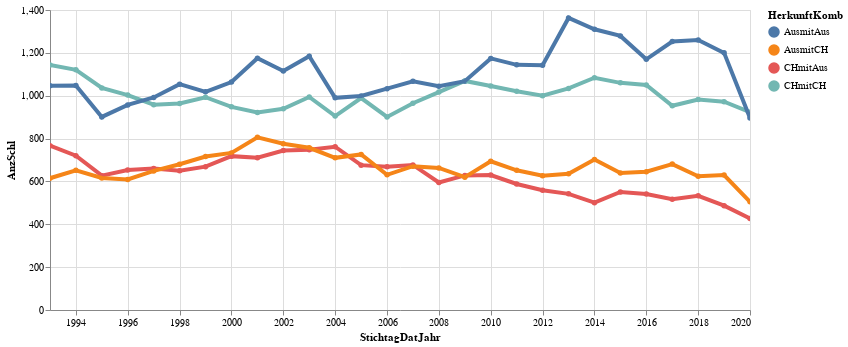

Notebook cell for this chart:
### Code cell
# df_statzonen = df_statzonen[(df_statzonen.knr>0) & (df_statzonen.qname!="Hirslanden")]
#mySelection[[mySelection.NationFHistLang =='Schweiz']]


highlight = alt.selection(type='single', on='mouseover',
                          fields=['HerkunftKomb'], nearest=True)
#x='date:StichtagDatJahr',
base = alt.Chart(data2betested).encode(
    x='StichtagDatJahr',
    y='AnzSchl',
    color='HerkunftKomb'
)

points = base.mark_circle().encode(
    opacity=alt.value(2)
).add_selection(
    highlight
).properties(
    width=700 , height=300
)
lines = base.mark_line().encode(
    size=alt.condition(~highlight, alt.value(1.5), alt.value(4))
).interactive()

points + lines

### Figure 1 — Vega-Lite specification as saved in the notebook (floating-point values rounded to 4 significant figures)
{"config": {"view": {"continuousWidth": 400, "continuousHeight": 300}}, "layer": [{"mark": "circle", "encoding": {"color": {"type": "nominal", "field": "HerkunftKomb"}, "opacity": {"value": 2}, "x": {"type": "temporal", "field": "StichtagDatJahr"}, "y": {"type": "quantitative", "field": "AnzSchl"}}, "height": 300, "selection": {"selector003": {"type": "single", "on": "mouseover", "fields": ["HerkunftKomb"], "nearest": true}}, "width": 700}, {"mark": "line", "encoding": {"color": {"type": "nominal", "field": "HerkunftKomb"}, "size": {"condition": {"value": 1.5, "selection": {"not": "selector003"}}, "value": 4}, "x": {"type": "temporal", "field": "StichtagDatJahr"}, "y": {"type": "quantitative", "field": "AnzSchl"}}, "selection": {"selector004": {"type": "interval", "bind": "scales", "encodings": ["x", "y"]}}}], "data": {"name": "data-eedf63f335180413de4351837359abd9"}, "$schema": "https://vega.github.io/schema/vega-lite/v4.8.1.json", "datasets": {"data-eedf63f335180413de4351837359abd9": [{"StichtagDatJahr": "1993-01-01T00:00:00", "HerkunftKomb": "CHmitCH", "HerkunftKombCd": 1, "AnzSchl": 1143}, {"StichtagDatJahr": "1993-01-01T00:00:00", "HerkunftKomb": "CHmitAus", "HerkunftKombCd": 2, "AnzSchl": 767}, {"StichtagDatJahr": "1993-01-01T00:00:00", "HerkunftKomb": "AusmitCH", "HerkunftKombCd": 3, "AnzSchl": 615}, {"StichtagDatJahr": "1993-01-01T00:00:00", "HerkunftKomb": "AusmitAus", "HerkunftKombCd": 4, "AnzSchl": 1046}, {"StichtagDatJahr": "1994-01-01T00:00:00", "HerkunftKomb": "CHmitCH", "HerkunftKombCd": 1, "AnzSchl": 1121}, {"StichtagDatJahr": "1994-01-01T00:00:00", "HerkunftKomb": "CHmitAus", "HerkunftKombCd": 2, "AnzSchl": 720}, {"StichtagDatJahr": "1994-01-01T00:00:00", "HerkunftKomb": "AusmitCH", "HerkunftKombCd": 3, "AnzSchl": 652}, {"StichtagDatJahr": "1994-01-01T00:00:00", "HerkunftKomb": "AusmitAus", "HerkunftKombCd": 4, "AnzSchl": 1048}, {"StichtagDatJahr": "1995-01-01T00:00:00", "HerkunftKomb": "CHmitCH", "HerkunftKombCd": 1, "AnzSchl": 1036}, {"StichtagDatJahr": "1995-01-01T00:00:00", "HerkunftKomb": "CHmitAus", "HerkunftKombCd": 2, "AnzSchl": 627}, {"StichtagDatJahr": "1995-01-01T00:00:00", "HerkunftKomb": "AusmitCH", "HerkunftKombCd": 3, "AnzSchl": 616}, {"StichtagDatJahr": "1995-01-01T00:00:00", "HerkunftKomb": "AusmitAus", "HerkunftKombCd": 4, "AnzSchl": 901}, {"StichtagDatJahr": "1996-01-01T00:00:00", "HerkunftKomb": "CHmitCH", "HerkunftKombCd": 1, "AnzSchl": 1003}, {"StichtagDatJahr": "1996-01-01T00:00:00", "HerkunftKomb": "CHmitAus", "HerkunftKombCd": 2, "AnzSchl": 653}, {"StichtagDatJahr": "1996-01-01T00:00:00", "HerkunftKomb": "AusmitCH", "HerkunftKombCd": 3, "AnzSchl": 609}, {"StichtagDatJahr": "1996-01-01T00:00:00", "HerkunftKomb": "AusmitAus", "HerkunftKombCd": 4, "AnzSchl": 957}, {"StichtagDatJahr": "1997-01-01T00:00:00", "HerkunftKomb": "CHmitCH", "HerkunftKombCd": 1, "AnzSchl": 958}, {"StichtagDatJahr": "1997-01-01T00:00:00", "HerkunftKomb": "CHmitAus", "HerkunftKombCd": 2, "AnzSchl": 660}, {"StichtagDatJahr": "1997-01-01T00:00:00", "HerkunftKomb": "AusmitCH", "HerkunftKombCd": 3, "AnzSchl": 649}, {"StichtagDatJahr": "1997-01-01T00:00:00", "HerkunftKomb": "AusmitAus", "HerkunftKombCd": 4, "AnzSchl": 992}, {"StichtagDatJahr": "1998-01-01T00:00:00", "HerkunftKomb": "CHmitCH", "HerkunftKombCd": 1, "AnzSchl": 964}, {"StichtagDatJahr": "1998-01-01T00:00:00", "HerkunftKomb": "CHmitAus", "HerkunftKombCd": 2, "AnzSchl": 650}, {"StichtagDatJahr": "1998-01-01T00:00:00", "HerkunftKomb": "AusmitCH", "HerkunftKombCd": 3, "AnzSchl": 680}, {"StichtagDatJahr": "1998-01-01T00:00:00", "HerkunftKomb": "AusmitAus", "HerkunftKombCd": 4, "AnzSchl": 1054}, {"StichtagDatJahr": "1999-01-01T00:00:00", "HerkunftKomb": "CHmitCH", "HerkunftKombCd": 1, "AnzSchl": 993}, {"StichtagDatJahr": "1999-01-01T00:00:00", "HerkunftKomb": "CHmitAus", "HerkunftKombCd": 2, "AnzSchl": 669}, {"StichtagDatJahr": "1999-01-01T00:00:00", "HerkunftKomb": "AusmitCH", "HerkunftKombCd": 3, "AnzSchl": 716}, {"StichtagDatJahr": "1999-01-01T00:00:00", "HerkunftKomb": "AusmitAus", "HerkunftKombCd": 4, "AnzSchl": 1018}, {"StichtagDatJahr": "2000-01-01T00:00:00", "HerkunftKomb": "CHmitCH", "HerkunftKombCd": 1, "AnzSchl": 948}, {"StichtagDatJahr": "2000-01-01T00:00:00", "HerkunftKomb": "CHmitAus", "HerkunftKombCd": 2, "AnzSchl": 718}, {"StichtagDatJahr": "2000-01-01T00:00:00", "HerkunftKomb": "AusmitCH", "HerkunftKombCd": 3, "AnzSchl": 733}, {"StichtagDatJahr": "2000-01-01T00:00:00", "HerkunftKomb": "AusmitAus", "HerkunftKombCd": 4, "AnzSchl": 1064}, {"StichtagDatJahr": "2001-01-01T00:00:00", "HerkunftKomb": "CHmitCH", "HerkunftKombCd": 1, "AnzSchl": 922}, {"StichtagDatJahr": "2001-01-01T00:00:00", "HerkunftKomb": "CHmitAus", "HerkunftKombCd": 2, "AnzSchl": 711}, {"StichtagDatJahr": "2001-01-01T00:00:00", "HerkunftKomb": "AusmitCH", "HerkunftKombCd": 3, "AnzSchl": 806}, {"StichtagDatJahr": "2001-01-01T00:00:00", "HerkunftKomb": "AusmitAus", "HerkunftKombCd": 4, "AnzSchl": 1175}, {"StichtagDatJahr": "2002-01-01T00:00:00", "HerkunftKomb": "CHmitCH", "HerkunftKombCd": 1, "AnzSchl": 939}, {"StichtagDatJahr": "2002-01-01T00:00:00", "HerkunftKomb": "CHmitAus", "HerkunftKombCd": 2, "AnzSchl": 744}, {"StichtagDatJahr": "2002-01-01T00:00:00", "HerkunftKomb": "AusmitCH", "HerkunftKombCd": 3, "AnzSchl": 776}, {"StichtagDatJahr": "2002-01-01T00:00:00", "HerkunftKomb": "AusmitAus", "HerkunftKombCd": 4, "AnzSchl": 1115}, {"StichtagDatJahr": "2003-01-01T00:00:00", "HerkunftKomb": "CHmitCH", "HerkunftKombCd": 1, "AnzSchl": 994}, {"StichtagDatJahr": "2003-01-01T00:00:00", "HerkunftKomb": "CHmitAus", "HerkunftKombCd": 2, "AnzSchl": 748}, {"StichtagDatJahr": "2003-01-01T00:00:00", "HerkunftKomb": "AusmitCH", "HerkunftKombCd": 3, "AnzSchl": 757}, {"StichtagDatJahr": "2003-01-01T00:00:00", "HerkunftKomb": "AusmitAus", "HerkunftKombCd": 4, "AnzSchl": 1184}, {"StichtagDatJahr": "2004-01-01T00:00:00", "HerkunftKomb": "CHmitCH", "HerkunftKombCd": 1, "AnzSchl": 905}, {"StichtagDatJahr": "2004-01-01T00:00:00", "HerkunftKomb": "CHmitAus", "HerkunftKombCd": 2, "AnzSchl": 762}, {"StichtagDatJahr": "2004-01-01T00:00:00", "HerkunftKomb": "AusmitCH", "HerkunftKombCd": 3, "AnzSchl": 710}, {"StichtagDatJahr": "2004-01-01T00:00:00", "HerkunftKomb": "AusmitAus", "HerkunftKombCd": 4, "AnzSchl": 990}, {"StichtagDatJahr": "2005-01-01T00:00:00", "HerkunftKomb": "CHmitCH", "HerkunftKombCd": 1, "AnzSchl": 989}, {"StichtagDatJahr": "2005-01-01T00:00:00", "HerkunftKomb": "CHmitAus", "HerkunftKombCd": 2, "AnzSchl": 676}, {"StichtagDatJahr": "2005-01-01T00:00:00", "HerkunftKomb": "AusmitCH", "HerkunftKombCd": 3, "AnzSchl": 726}, {"StichtagDatJahr": "2005-01-01T00:00:00", "HerkunftKomb": "AusmitAus", "HerkunftKombCd": 4, "AnzSchl": 999}, {"StichtagDatJahr": "2006-01-01T00:00:00", "HerkunftKomb": "CHmitCH", "HerkunftKombCd": 1, "AnzSchl": 901}, {"StichtagDatJahr": "2006-01-01T00:00:00", "HerkunftKomb": "CHmitAus", "HerkunftKombCd": 2, "AnzSchl": 669}, {"StichtagDatJahr": "2006-01-01T00:00:00", "HerkunftKomb": "AusmitCH", "HerkunftKombCd": 3, "AnzSchl": 631}, {"StichtagDatJahr": "2006-01-01T00:00:00", "HerkunftKomb": "AusmitAus", "HerkunftKombCd": 4, "AnzSchl": 1033}, {"StichtagDatJahr": "2007-01-01T00:00:00", "HerkunftKomb": "CHmitCH", "HerkunftKombCd": 1, "AnzSchl": 965}, {"StichtagDatJahr": "2007-01-01T00:00:00", "HerkunftKomb": "CHmitAus", "HerkunftKombCd": 2, "AnzSchl": 677}, {"StichtagDatJahr": "2007-01-01T00:00:00", "HerkunftKomb": "AusmitCH", "HerkunftKombCd": 3, "AnzSchl": 671}, {"StichtagDatJahr": "2007-01-01T00:00:00", "HerkunftKomb": "AusmitAus", "HerkunftKombCd": 4, "AnzSchl": 1067}, {"StichtagDatJahr": "2008-01-01T00:00:00", "HerkunftKomb": "CHmitCH", "HerkunftKombCd": 1, "AnzSchl": 1017}, {"StichtagDatJahr": "2008-01-01T00:00:00", "HerkunftKomb": "CHmitAus", "HerkunftKombCd": 2, "AnzSchl": 595}, {"StichtagDatJahr": "2008-01-01T00:00:00", "HerkunftKomb": "AusmitCH", "HerkunftKombCd": 3, "AnzSchl": 663}, {"StichtagDatJahr": "2008-01-01T00:00:00", "HerkunftKomb": "AusmitAus", "HerkunftKombCd": 4, "AnzSchl": 1044}, {"StichtagDatJahr": "2009-01-01T00:00:00", "HerkunftKomb": "CHmitCH", "HerkunftKombCd": 1, "AnzSchl": 1069}, {"StichtagDatJahr": "2009-01-01T00:00:00", "HerkunftKomb": "CHmitAus", "HerkunftKombCd": 2, "AnzSchl": 628}, {"StichtagDatJahr": "2009-01-01T00:00:00", "HerkunftKomb": "AusmitCH", "HerkunftKombCd": 3, "AnzSchl": 620}, {"StichtagDatJahr": "2009-01-01T00:00:00", "HerkunftKomb": "AusmitAus", "HerkunftKombCd": 4, "AnzSchl": 1068}, {"StichtagDatJahr": "2010-01-01T00:00:00", "HerkunftKomb": "CHmitCH", "HerkunftKombCd": 1, "AnzSchl": 1045}, {"StichtagDatJahr": "2010-01-01T00:00:00", "HerkunftKomb": "CHmitAus", "HerkunftKombCd": 2, "AnzSchl": 630}, {"StichtagDatJahr": "2010-01-01T00:00:00", "HerkunftKomb": "AusmitCH", "HerkunftKombCd": 3, "AnzSchl": 694}, {"StichtagDatJahr": "2010-01-01T00:00:00", "HerkunftKomb": "AusmitAus", "HerkunftKombCd": 4, "AnzSchl": 1174}, {"StichtagDatJahr": "2011-01-01T00:00:00", "HerkunftKomb": "CHmitCH", "HerkunftKombCd": 1, "AnzSchl": 1021}, {"StichtagDatJahr": "2011-01-01T00:00:00", "HerkunftKomb": "CHmitAus", "HerkunftKombCd": 2, "AnzSchl": 588}, {"StichtagDatJahr": "2011-01-01T00:00:00", "HerkunftKomb": "AusmitCH", "HerkunftKombCd": 3, "AnzSchl": 652}, {"StichtagDatJahr": "2011-01-01T00:00:00", "HerkunftKomb": "AusmitAus", "HerkunftKombCd": 4, "AnzSchl": 1144}, {"StichtagDatJahr": "2012-01-01T00:00:00", "HerkunftKomb": "CHmitCH", "HerkunftKombCd": 1, "AnzSchl": 1000}, {"StichtagDatJahr": "2012-01-01T00:00:00", "HerkunftKomb": "CHmitAus", "HerkunftKombCd": 2, "AnzSchl": 559}, {"StichtagDatJahr": "2012-01-01T00:00:00", "HerkunftKomb": "AusmitCH", "HerkunftKombCd": 3, "AnzSchl": 627}, {"StichtagDatJahr": "2012-01-01T00:00:00", "HerkunftKomb": "AusmitAus", "HerkunftKombCd": 4, "AnzSchl": 1142}, {"StichtagDatJahr": "2013-01-01T00:00:00", "HerkunftKomb": "CHmitCH", "HerkunftKombCd": 1, "AnzSchl": 1034}, {"StichtagDatJahr": "2013-01-01T00:00:00", "HerkunftKomb": "CHmitAus", "HerkunftKombCd": 2, "AnzSchl": 542}, {"StichtagDatJahr": "2013-01-01T00:00:00", "HerkunftKomb": "AusmitCH", "HerkunftKombCd": 3, "AnzSchl": 636}, {"StichtagDatJahr": "2013-01-01T00:00:00", "HerkunftKomb": "AusmitAus", "HerkunftKombCd": 4, "AnzSchl": 1363}, {"StichtagDatJahr": "2014-01-01T00:00:00", "HerkunftKomb": "CHmitCH", "HerkunftKombCd": 1, "AnzSchl": 1084}, {"StichtagDatJahr": "2014-01-01T00:00:00", "HerkunftKomb": "CHmitAus", "HerkunftKombCd": 2, "AnzSchl": 501}, {"StichtagDatJahr": "2014-01-01T00:00:00", "HerkunftKomb": "AusmitCH", "HerkunftKombCd": 3, "AnzSchl": 702}, {"StichtagDatJahr": "2014-01-01T00:00:00", "HerkunftKomb": "AusmitAus", "HerkunftKombCd": 4, "AnzSchl": 1310}, {"StichtagDatJahr": "2015-01-01T00:00:00", "HerkunftKomb": "CHmitCH", "HerkunftKombCd": 1, "AnzSchl": 1060}, {"StichtagDatJahr": "2015-01-01T00:00:00", "HerkunftKomb": "CHmitAus", "HerkunftKombCd": 2, "AnzSchl": 551}, {"StichtagDatJahr": "2015-01-01T00:00:00", "HerkunftKomb": "AusmitCH", "HerkunftKombCd": 3, "AnzSchl": 639}, {"StichtagDatJahr": "2015-01-01T00:00:00", "HerkunftKomb": "AusmitAus", "HerkunftKombCd": 4, "AnzSchl": 1279}, {"StichtagDatJahr": "2016-01-01T00:00:00", "HerkunftKomb": "CHmitCH", "HerkunftKombCd": 1, "AnzSchl": 1050}, {"StichtagDatJahr": "2016-01-01T00:00:00", "HerkunftKomb": "CHmitAus", "HerkunftKombCd": 2, "AnzSchl": 541}, {"StichtagDatJahr": "2016-01-01T00:00:00", "HerkunftKomb": "AusmitCH", "HerkunftKombCd": 3, "AnzSchl": 645}, {"StichtagDatJahr": "2016-01-01T00:00:00", "HerkunftKomb": "AusmitAus", "HerkunftKombCd": 4, "AnzSchl": 1170}, {"StichtagDatJahr": "2017-01-01T00:00:00", "HerkunftKomb": "CHmitCH", "HerkunftKombCd": 1, "AnzSchl": 953}, {"StichtagDatJahr": "2017-01-01T00:00:00", "HerkunftKomb": "CHmitAus", "HerkunftKombCd": 2, "AnzSchl": 517}, {"StichtagDatJahr": "2017-01-01T00:00:00", "HerkunftKomb": "AusmitCH", "HerkunftKombCd": 3, "AnzSchl": 681}, {"StichtagDatJahr": "2017-01-01T00:00:00", "HerkunftKomb": "AusmitAus", "HerkunftKombCd": 4, "AnzSchl": 1253}, {"StichtagDatJahr": "2018-01-01T00:00:00", "HerkunftKomb": "CHmitCH", "HerkunftKombCd": 1, "AnzSchl": 982}, {"StichtagDatJahr": "2018-01-01T00:00:00", "HerkunftKomb": "CHmitAus", "HerkunftKombCd": 2, "AnzSchl": 533}, {"StichtagDatJahr": "2018-01-01T00:00:00", "HerkunftKomb": "AusmitCH", "HerkunftKombCd": 3, "AnzSchl": 624}, {"StichtagDatJahr": "2018-01-01T00:00:00", "HerkunftKomb": "AusmitAus", "HerkunftKombCd": 4, "AnzSchl": 1260}, {"StichtagDatJahr": "2019-01-01T00:00:00", "HerkunftKomb": "CHmitCH", "HerkunftKombCd": 1, "AnzSchl": 972}, {"StichtagDatJahr": "2019-01-01T00:00:00", "HerkunftKomb": "CHmitAus", "HerkunftKombCd": 2, "AnzSchl": 487}, {"StichtagDatJahr": "2019-01-01T00:00:00", "HerkunftKomb": "AusmitCH", "HerkunftKombCd": 3, "AnzSchl": 630}, {"StichtagDatJahr": "2019-01-01T00:00:00", "HerkunftKomb": "AusmitAus", "HerkunftKombCd": 4, "AnzSchl": 1200}, {"StichtagDatJahr": "2020-01-01T00:00:00", "HerkunftKomb": "CHmitCH", "HerkunftKombCd": 1, "AnzSchl": 923}, {"StichtagDatJahr": "2020-01-01T00:00:00", "HerkunftKomb": "CHmitAus", "HerkunftKombCd": 2, "AnzSchl": 427}, {"StichtagDatJahr": "2020-01-01T00:00:00", "HerkunftKomb": "AusmitCH", "HerkunftKombCd": 3, "AnzSchl": 505}, {"StichtagDatJahr": "2020-01-01T00:00:00", "HerkunftKomb": "AusmitAus", "HerkunftKombCd": 4, "AnzSchl": 896}]}}
